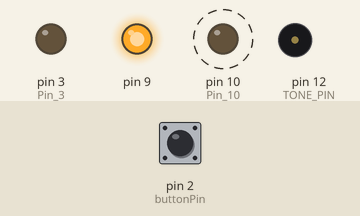
This sketch was run on a simulated Arduino Uno, built with avr-gcc and run on an emulated ATmega328P. On the bench: output pins drawn as LEDs (lit = HIGH), buzzer (waves = sounding). Dashed ring = blinking. The inputs (shaded band) are chosen by the test bench; at power-on: pin 2 (buttonPin) HIGH.

Above: at 1.2 s.
1.3 s: pin 2 (buttonPin) pulled LOW for 0.15 s
At 3.71 s:
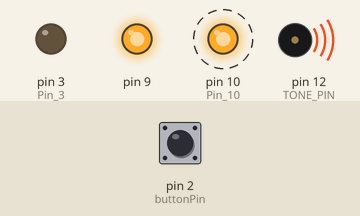
4.4 s: pin 2 (buttonPin) pulled LOW for 1 s
At 5.2 s:
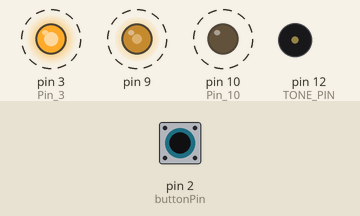
At 6.55 s:
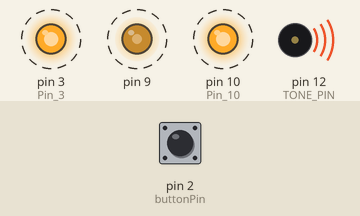
7.4 s: pin 2 (buttonPin) pulled LOW for 0.15 s
10.5 s: pin 2 (buttonPin) pulled LOW for 3.2 s
Timing chart, 0 to 16.2 s (numbered marks = the images above; inputs shaded):
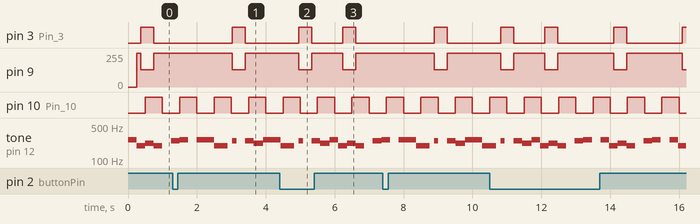

The sketch:

Arbol_de_Navidad_P3.ino
```cpp
/*************************************************************************
*                                                                        *
* ARBOL DE NAVIDAD CON LEDS Y SONIDOS USANDO TIMERS                      *
*                                                                        *
* ************************************************************************
*                                                                        *
* Realizado por:                                                         *
*                                                                        *
* Gabriel Bonilla Ruiz                                                   *
* Borja Gordillo Ramajo                                                  *
* Sergio Jímenez Salmerón                                                *
*                                                                        *
**************************************************************************
*                                                                        *
* COMENTARIOS:                                                           *
*                                                                        *
* Este programa solo funciona en Arduino Uno.                            *
* Si queremos usarlo en un Arduino diferente, debemos                    *
* asignar a la constante buttonPin el valor 3, que                       *
* es el pin asociado a las interrupciones y es                           *
* diferente en cada modelo de Arduino.                                   *
*                                                                        *
* Los LEDs azules se encienden por una condición HW                      *
* (están conectados con el Speaker y se encienden cuando este            *
* emite sonido), y simulan la base del arbol.                            *
*                                                                        *
*************************************************************************/


#include "TimerOne.h"                                                        //Libreria para el timerOne de Arudino.
#include <TimerFreeTone.h>                                                   //Esta es una libreria adicional, que utilizar para usar un timer asociado a una nota.
                                                                             //TimerFreeTone(Pin del Speaker, frecuencia[], duracion[] [,volumen*]).
                                                                             //*opcional, volumen asociado al tono (1-10, 10 sería el valor por defecto).

#define TONE_PIN 12                                                          //Pin al que se conecta el Speaker.
const int buttonPin = 2;                                                     //Pin al que se conecta el Pulsador

int melody[] = { 262, 196, 196, 220, 196, 0, 247, 262, 0 };                  //Es la frecuencia de las notas de la primera melodia.
int duration[] = { 250, 125, 125, 250, 250, 250, 250, 250, 250 };            //Duracion de las notas de la primera melodia.
int melody2[] = { 262, 262, 196, 196,0, 247,0, 247,220, };                   //Es la frecuencia de las notas de la segunda melodia.
int duration2[] = { 250, 250, 150, 250, 125, 125, 250, 250, 280 };           //Duracion de las notas de la segunda melodia.
int buttonState = 0;                                                         //Variable usada para leer el estado del Pulsador.
int bandera = 1;

unsigned long rebote1 = 0;                                                   //Variable usada para el antirrebote de la interrupción.
unsigned long rebote2 = 0;                                                   //Variable usada para el antirrebote de la interrupción.


void setup()
{
  pinMode(3,OUTPUT);                                                         //Pin 3, salida. LED blanco que simula la estrella del arbol.
  pinMode(10, OUTPUT);                                                       //Pin 10, salida. LED rojo que simula la parte mas alta del arbol.
  pinMode(buttonPin, INPUT);                                                 //Pin 2, que es el que usamos para las interrupciones.
  Timer1.initialize(500000);                                                 //Inicializa el timer1 y le asigna un periodo de 1/2 segundos.
  Timer1.attachInterrupt(callback);                                          //Adjunta callback() como una interrupcion de desbordamiento del timer.
  buttonState = digitalRead(buttonPin);                                      //Asignamos un nombre a la lectura del estado del Pulsador.
  attachInterrupt(digitalPinToInterrupt(2), boton, FALLING);                 //Usaremos la interrupción del pin 2 asociado al Pulsador que llama a la rutina boton,
                                                                             //y usaremos el modo FALLING para el flanco de bajada del Pulsador
  rebote2 = millis();                                                        //La variable rebote2 se inicia nada más empezar.
}

void callback()
{
  digitalWrite(10, digitalRead(10) ^ 1);                                     //Callback para cambiar el LED del puerto 10 (LED rojo) asociado al timerOne.
                                                                             //El parpadeo ira a la velocidad indicada en Timer1.initialize(vel);
}

 void boton()
{
  rebote1 = millis();                                                        //En este momento se inicia la variable rebote1.
  if((rebote1 - rebote2) > 100) {                                            //Proteccion antirrebote.
    bandera = bandera * (-1);
    rebote2 = rebote1;
  }
}

void loop()
{
    if (bandera == 1) {                                                      //Accion que realiza si el botón está en HIGH.
      for (int thisNote = 0; thisNote < 9; thisNote++) {                     //Bucle que recorre las notas en el array.
        TimerFreeTone(TONE_PIN, melody[thisNote], duration[thisNote]);
        if(duration[thisNote] == 250) {                                      //Si la nota es una negra, asina un pwm en el pin 9 al 100% del ciclo de trabajo
                                                                             //(pin asociado a los dos leds verdes, que simulan la parte intermedia de nuestro arbol).
                                                                             //Además, apaga el led blanco (que simula una estrella).
          Timer1.pwm(9,1024);
          digitalWrite(3,LOW);
        }
        if(duration[thisNote] == 125) {                                       //Si la nota es una corchea (mitad de una negra), asigna un pwm en el pin 9 al 50% del ciclo de trabajo
                                                                             //(pin asociado a los dos leds verdes, que simulan la parte intermedia de nuestro arbol).
                                                                             //Además, apaga el led blanco (que simula una estrella).
          Timer1.pwm(9,512);
          digitalWrite(3,HIGH);
        }
      }
    }else if (bandera == -1) {                                               //Accion que realiza si el botón está en LOW.
      for (int thisNote2 = 0; thisNote2 < 9; thisNote2++) {
        TimerFreeTone(TONE_PIN, melody2[thisNote2], duration2[thisNote2], 6);
        if(duration2[thisNote2] == 250) {
          Timer1.pwm(9,1024);
          digitalWrite(3,LOW);
        }
        if(duration2[thisNote2]==125) {
          Timer1.pwm(9,512);
          digitalWrite(3,HIGH);
        }
      }
    }
}
```

Measured:
- after the input at 4.4 s, pin 3 (Pin_3): LOW → HIGH after 1.8 s, → LOW 0.38 s later; pin 9: 255/255 → 128/255 after 1.8 s, → 255/255 0.38 s later
- by itself, pin 10 (Pin_10): alternates HIGH for 0.50 s and LOW for 0.50 s
- by itself, tone on pin 12 (TONE_PIN): plays 247 Hz for 0.13 s, 247 Hz for 0.25 s, 220 Hz for 0.28 s, 262 Hz for 0.25 s, 196 Hz for 0.25 s, 220 Hz for 0.25 s … (17 notes in this stretch)
